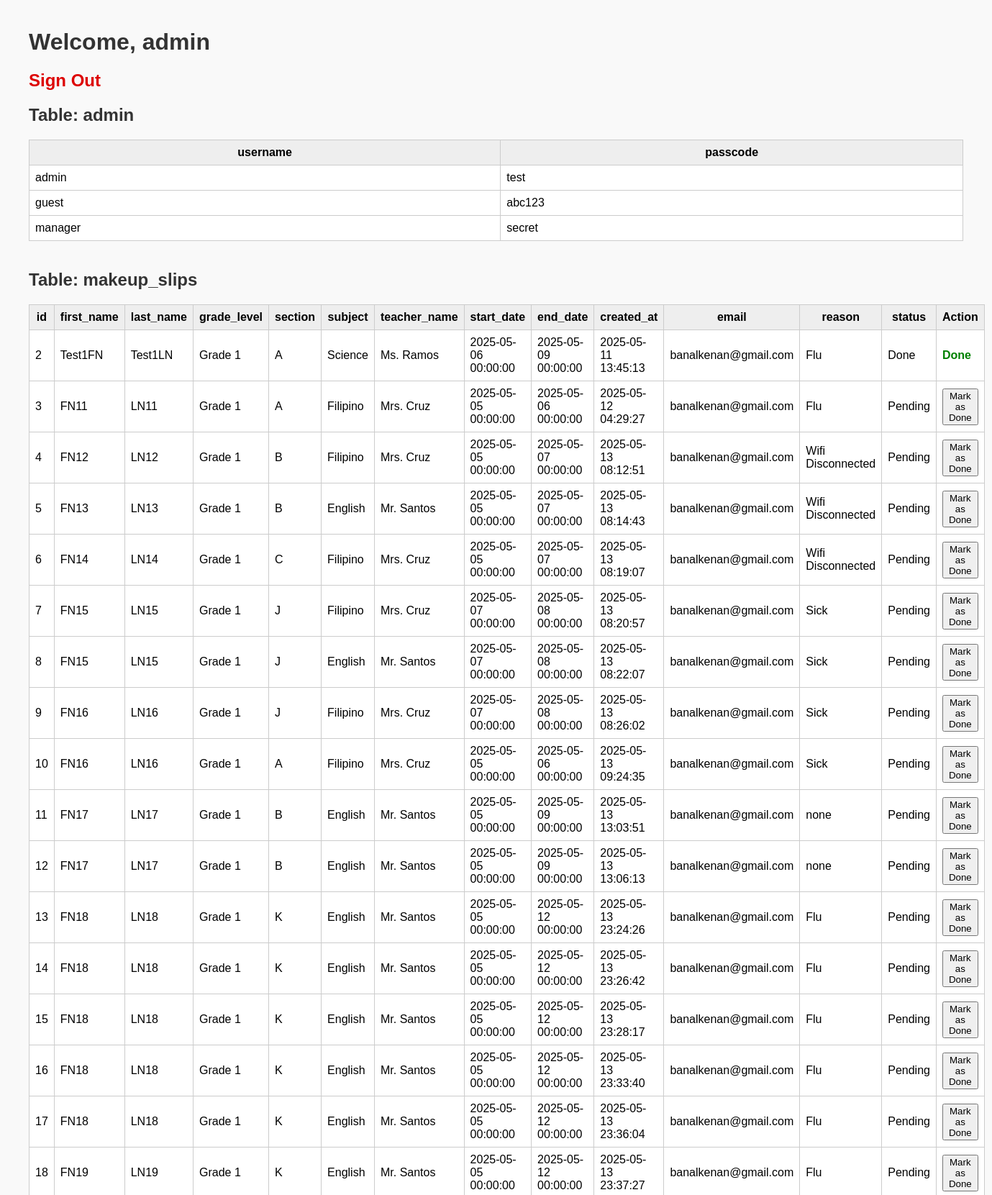
Page /welcome.php (signed in, upper part) on the committed database.
### tables this page shows
CREATE TABLE `makeup_slips` (
  `id` int(11) NOT NULL,
  `first_name` varchar(50) NOT NULL,
  `last_name` varchar(50) NOT NULL,
  `grade_level` varchar(10) NOT NULL,
  `section` char(1) NOT NULL,
  `subject` varchar(20) NOT NULL,
  `teacher_name` varchar(100) NOT NULL,
  `start_date` datetime NOT NULL,
  `end_date` datetime NOT NULL,
  `created_at` timestamp NOT NULL DEFAULT current_timestamp(),
  `email` varchar(255) NOT NULL,
  `reason` varchar(255) NOT NULL,
  `status` varchar(50) DEFAULT 'Pending'
);

### session.php (called while the page is built, shortened)
<?php
   $login_session = $_SESSION['login_user'];
?>

### welcome.php (the view, shortened to what this page needs)
<?php
include('session.php');
$servername = "localhost";
$username = "root";
$password = "onelasalle";
$dbname = "db";
$conn = new mysqli($servername, $username, $password, $dbname);
$tables = [];
$table_result = $conn->query("SHOW TABLES");
while ($row = $table_result->fetch_array()) {
    $tables[] = $row[0];
}
?>
<html>
<head>
</head>
<body>
    <h1>Welcome, <?php echo $login_session; ?></h1>
    <h2><a href="logout.php">Sign Out</a></h2>
    <?php foreach ($tables as $table): ?>
        <h2>Table: <?php echo htmlspecialchars($table); ?></h2>
        <?php
        $result = $conn->query("SELECT * FROM `$table`");
        if ($result && $result->num_rows > 0):
            echo "<table><tr>";
            $first_row = $result->fetch_assoc();
            foreach (array_keys($first_row) as $col) {
                echo "<th>$col</th>";
            }
            if ($table === 'makeup_slips') {
                echo "<th>Action</th>";
            }
            echo "</tr>";
            $result->data_seek(0);
            while ($row = $result->fetch_assoc()) {
                echo "<tr>";
                foreach ($row as $key => $val) {
                    echo "<td>" . htmlspecialchars($val) . "</td>";
                }
                if ($table === 'makeup_slips') {
                    echo "<td>";
                    if (strtolower($row['status']) == 'pending') {
                        echo '<form method="POST">
                                <input type="hidden" name="update_id" value="' . intval($row['id']) . '">
                                <button type="submit">Mark as Done</button>
                              </form>';
                    } else {
                        echo '<span class="done">Done</span>';
                    }
                    echo "</td>";
                }
                echo "</tr>";
            }
            echo "</table>";
        else:
            echo "<p>No records found in $table.</p>";
        endif;
        ?>
    <?php endforeach; ?>
</body>
</html>

### welcome.php (style rules this page uses)
body { font-family: Arial, sans-serif; margin: 40px; background-color: #f9f9f9; }
h1, h2 { color: #333; }
table { border-collapse: collapse; width: 100%; margin-bottom: 40px; background-color: white; }
th, td { padding: 8px; border: 1px solid #ccc; }
th { background-color: #eee; }
.done { color: green; font-weight: bold; }
form { display: inline; }
a { text-decoration: none; color: #d00; }

### rows in the picture
makeup_slips: id "2", first_name "Test1FN", last_name "Test1LN", grade_level "Grade 1", section "A", subject "Science", teacher_name "Ms. Ramos", start_date "2025-05-06 00:00:00", end_date "2025-05-09 00:00:00", created_at "2025-05-11 13:45:13", email "banalkenan@gmail.com", reason "Flu", status "Done"
makeup_slips: id "3", first_name "FN11", last_name "LN11", grade_level "Grade 1", section "A", subject "Filipino", teacher_name "Mrs. Cruz", start_date "2025-05-05 00:00:00", end_date "2025-05-06 00:00:00", created_at "2025-05-12 04:29:27", email "banalkenan@gmail.com", reason "Flu", status "Pending"
makeup_slips: id "4", first_name "FN12", last_name "LN12", grade_level "Grade 1", section "B", subject "Filipino", teacher_name "Mrs. Cruz", start_date "2025-05-05 00:00:00", end_date "2025-05-07 00:00:00", created_at "2025-05-13 08:12:51", email "banalkenan@gmail.com", reason "Wifi Disconnected", status "Pending"
makeup_slips: id "5", first_name "FN13", last_name "LN13", grade_level "Grade 1", section "B", subject "English", teacher_name "Mr. Santos", start_date "2025-05-05 00:00:00", end_date "2025-05-07 00:00:00", created_at "2025-05-13 08:14:43", email "banalkenan@gmail.com", reason "Wifi Disconnected", status "Pending"
makeup_slips: id "6", first_name "FN14", last_name "LN14", grade_level "Grade 1", section "C", subject "Filipino", teacher_name "Mrs. Cruz", start_date "2025-05-05 00:00:00", end_date "2025-05-07 00:00:00", created_at "2025-05-13 08:19:07", email "banalkenan@gmail.com", reason "Wifi Disconnected", status "Pending"
makeup_slips: id "7", first_name "FN15", last_name "LN15", grade_level "Grade 1", section "J", subject "Filipino", teacher_name "Mrs. Cruz", start_date "2025-05-07 00:00:00", end_date "2025-05-08 00:00:00", created_at "2025-05-13 08:20:57", email "banalkenan@gmail.com", reason "Sick", status "Pending"
makeup_slips: id "8", first_name "FN15", last_name "LN15", grade_level "Grade 1", section "J", subject "English", teacher_name "Mr. Santos", start_date "2025-05-07 00:00:00", end_date "2025-05-08 00:00:00", created_at "2025-05-13 08:22:07", email "banalkenan@gmail.com", reason "Sick", status "Pending"
makeup_slips: id "9", first_name "FN16", last_name "LN16", grade_level "Grade 1", section "J", subject "Filipino", teacher_name "Mrs. Cruz", start_date "2025-05-07 00:00:00", end_date "2025-05-08 00:00:00", created_at "2025-05-13 08:26:02", email "banalkenan@gmail.com", reason "Sick", status "Pending"
makeup_slips: id "10", first_name "FN16", last_name "LN16", grade_level "Grade 1", section "A", subject "Filipino", teacher_name "Mrs. Cruz", start_date "2025-05-05 00:00:00", end_date "2025-05-06 00:00:00", created_at "2025-05-13 09:24:35", email "banalkenan@gmail.com", reason "Sick", status "Pending"
makeup_slips: id "11", first_name "FN17", last_name "LN17", grade_level "Grade 1", section "B", subject "English", teacher_name "Mr. Santos", start_date "2025-05-05 00:00:00", end_date "2025-05-09 00:00:00", created_at "2025-05-13 13:03:51", email "banalkenan@gmail.com", reason "none", status "Pending"
makeup_slips: id "12", first_name "FN17", last_name "LN17", grade_level "Grade 1", section "B", subject "English", teacher_name "Mr. Santos", start_date "2025-05-05 00:00:00", end_date "2025-05-09 00:00:00", created_at "2025-05-13 13:06:13", email "banalkenan@gmail.com", reason "none", status "Pending"
makeup_slips: id "13", first_name "FN18", last_name "LN18", grade_level "Grade 1", section "K", subject "English", teacher_name "Mr. Santos", start_date "2025-05-05 00:00:00", end_date "2025-05-12 00:00:00", created_at "2025-05-13 23:24:26", email "banalkenan@gmail.com", reason "Flu", status "Pending"
makeup_slips: id "14", first_name "FN18", last_name "LN18", grade_level "Grade 1", section "K", subject "English", teacher_name "Mr. Santos", start_date "2025-05-05 00:00:00", end_date "2025-05-12 00:00:00", created_at "2025-05-13 23:26:42", email "banalkenan@gmail.com", reason "Flu", status "Pending"
makeup_slips: id "15", first_name "FN18", last_name "LN18", grade_level "Grade 1", section "K", subject "English", teacher_name "Mr. Santos", start_date "2025-05-05 00:00:00", end_date "2025-05-12 00:00:00", created_at "2025-05-13 23:28:17", email "banalkenan@gmail.com", reason "Flu", status "Pending"
makeup_slips: id "16", first_name "FN18", last_name "LN18", grade_level "Grade 1", section "K", subject "English", teacher_name "Mr. Santos", start_date "2025-05-05 00:00:00", end_date "2025-05-12 00:00:00", created_at "2025-05-13 23:33:40", email "banalkenan@gmail.com", reason "Flu", status "Pending"
makeup_slips: id "17", first_name "FN18", last_name "LN18", grade_level "Grade 1", section "K", subject "English", teacher_name "Mr. Santos", start_date "2025-05-05 00:00:00", end_date "2025-05-12 00:00:00", created_at "2025-05-13 23:36:04", email "banalkenan@gmail.com", reason "Flu", status "Pending"
makeup_slips: id "18", first_name "FN19", last_name "LN19", grade_level "Grade 1", section "K", subject "English", teacher_name "Mr. Santos", start_date "2025-05-05 00:00:00", end_date "2025-05-12 00:00:00", created_at "2025-05-13 23:37:27", email "banalkenan@gmail.com", reason "Flu", status "Pending"

### other values in the picture
$login_session "admin"
$table "admin"
$col "username"
$col "passcode"
$val "admin"
$val "test"
$val "guest"
$val "abc123"
$val "manager"
$val "secret"
$table "makeup_slips"
$col "id"
$col "first_name"
$col "last_name"
$col "grade_level"
